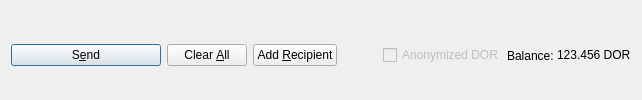
         <widget class="QFrame" name="frame_Send">
          <layout class="QHBoxLayout" name="horizontalLayout">
           <property name="bottomMargin">
            <number>0</number>
           </property>
           <item>
            <widget class="QPushButton" name="sendButton">
             <property name="minimumSize">
              <size>
               <width>150</width>
               <height>0</height>
              </size>
             </property>
             <property name="toolTip">
              <string>Confirm the send action</string>
             </property>
             <property name="text">
              <string>S&amp;end</string>
             </property>
             <property name="icon">
              <iconset resource="../dorin.qrc">
               <normaloff>:/icons/send</normaloff>:/icons/send</iconset>
             </property>
             <property name="autoDefault">
              <bool>false</bool>
             </property>
             <property name="default">
              <bool>true</bool>
             </property>
            </widget>
           </item>
           <item>
            <widget class="QPushButton" name="clearButton">
             <property name="sizePolicy">
              <sizepolicy hsizetype="Minimum" vsizetype="Fixed">
               <horstretch>0</horstretch>
               <verstretch>0</verstretch>
              </sizepolicy>
             </property>
             <property name="toolTip">
              <string>Clear all fields of the form.</string>
             </property>
             <property name="text">
              <string>Clear &amp;All</string>
             </property>
             <property name="icon">
              <iconset resource="../dorin.qrc">
               <normaloff>:/icons/remove</normaloff>:/icons/remove</iconset>
             </property>
             <property name="autoDefault">
              <bool>false</bool>
             </property>
            </widget>
           </item>
           <item>
            <widget class="QPushButton" name="addButton">
             <property name="toolTip">
              <string>Send to multiple recipients at once</string>
             </property>
             <property name="text">
              <string>Add &amp;Recipient</string>
             </property>
             <property name="icon">
              <iconset resource="../dorin.qrc">
               <normaloff>:/icons/add</normaloff>:/icons/add</iconset>
             </property>
             <property name="autoDefault">
              <bool>false</bool>
             </property>
            </widget>
           </item>
           <item>
            <spacer name="horizontalSpacer">
             <property name="orientation">
              <enum>Qt::Horizontal</enum>
             </property>
             <property name="sizeHint" stdset="0">
              <size>
               <width>40</width>
               <height>20</height>
              </size>
             </property>
            </spacer>
           </item>
           <item>
            <layout class="QHBoxLayout" name="horizontalLayout_2">
             <property name="spacing">
              <number>3</number>
             </property>
             <item>
              <widget class="QCheckBox" name="checkzDOR">
               <property name="enabled">
                <bool>false</bool>
               </property>
               <property name="text">
                <string>Anonymized DOR</string>
               </property>
              </widget>
             </item>
             <item>
              <widget class="QLabel" name="label">
               <property name="text">
                <string>Balance:</string>
               </property>
              </widget>
             </item>
             <item>
              <widget class="QLabel" name="labelBalance">
               <property name="sizePolicy">
                <sizepolicy hsizetype="Preferred" vsizetype="Fixed">
                 <horstretch>0</horstretch>
                 <verstretch>0</verstretch>
                </sizepolicy>
               </property>
               <property name="cursor">
                <cursorShape>IBeamCursor</cursorShape>
               </property>
               <property name="text">
                <string notr="true">123.456 DOR</string>
               </property>
               <property name="textInteractionFlags">
                <set>Qt::LinksAccessibleByMouse|Qt::TextSelectableByKeyboard|Qt::TextSelectableByMouse</set>
               </property>
              </widget>
             </item>
            </layout>
           </item>
          </layout>
         </widget>
